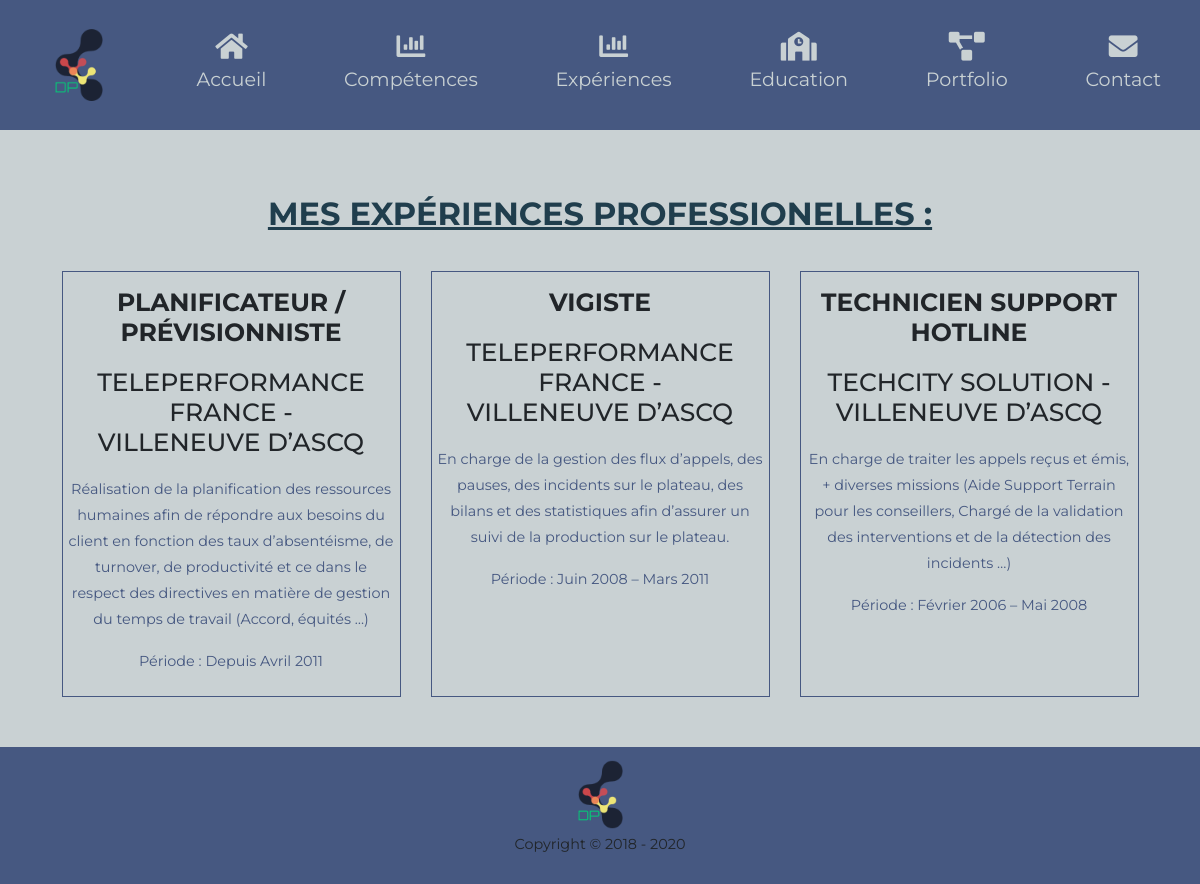
Page /experiences on the committed database.
### tables this page shows
CREATE TABLE `PortfolioExperiences` (
  `id` int(11) NOT NULL,
  `title` varchar(255) NOT NULL,
  `society` varchar(255) NOT NULL,
  `city` varchar(64) NOT NULL,
  `content` text NOT NULL,
  `periode` varchar(64) NOT NULL
);

### library/MicroKernel.class.php (called while the page is built, shortened)
<?php
class MicroKernel
{
    private $applicationPath;
    private $configuration;
    private $controllerPath;
    public function __construct()
    {
        $this->applicationPath = realpath(ROOT_PATH.'/application');
        $this->configuration   = new Configuration();
        $this->controllerPath  = null;
    }
    public function bootstrap()
    {
        $this->configuration->load('database');
        $this->configuration->load('library');
        return $this;
    }
    public function loadClass($class)
    {
        $class = str_replace('\\', DIRECTORY_SEPARATOR, $class);
        if(substr($class, -10) == 'Controller')
        {
            $filename = "$this->controllerPath/$class.class.php";
        }
        else if(substr($class, -4) == 'Form')
        {
            $filename = "$this->applicationPath/forms/$class.class.php";
        }
        elseif(substr($class, -5) == 'Model')
        {
            $filename = "$this->applicationPath/models/$class.class.php";
        }
        else
        {
            $filename = "$this->applicationPath/classes/$class.class.php";
        }
    }
    public function run(FrontController $frontController)
    {
        try
        {
            $requestPath = $frontController->buildContext($this->configuration);
            $this->controllerPath = "$this->applicationPath/controllers$requestPath";
            $frontController->run();
            $frontController->renderView();
        }
        catch(Exception $exception)
        {
            ob_clean();
            $frontController->renderErrorView
            (
                implode('<br>',
                [
                    $exception->getMessage(),
                    "<strong>Fichier</strong> : ".$exception->getFile(),
                    "<strong>Ligne</strong> : ".$exception->getLine()
                ])
            );
        }
    }
}

### index.php (called while the page is built, shortened)
<?php
require_once 'library/Configuration.class.php';
require_once 'library/Database.class.php';
require_once 'library/MicroKernel.class.php';
$microKernel = new MicroKernel();
$microKernel->bootstrap()->run(new FrontController());

### application/controllers/experiences/ExperiencesController.class.php (called while the page is built, shortened)
<?php
class ExperiencesController
{
    public function httpGetMethod(Http $http, array $queryFields)
    {
        $experiencesModel = new ExperiencesModel();
        $experiences = $experiencesModel->getExperiencesAll();
        return [
            'experiences' => $experiences
        ];
    }
}

### library/Database.class.php (called while the page is built, shortened)
<?php
class Database
{
	private $pdo;
	public function __construct()
	{
		$configuration = new Configuration();
		$this->pdo = new PDO
		(
			$configuration->get('database', 'dsn'),
			$configuration->get('database', 'user'),
			$configuration->get('database', 'password')
		);
		$this->pdo->exec('SET NAMES UTF8');
	}
    public function query($sql, array $criteria = array())
    {
        $query = $this->pdo->prepare($sql);
        $query->execute($criteria);
        return $query->fetchAll(PDO::FETCH_ASSOC);
    }
}

### library/Configuration.class.php (called while the page is built, shortened)
<?php
class Configuration
{
	private static $registry;
	public function __construct()
	{
		if(Configuration::$registry === null)
		{
			Configuration::$registry = array();
		}
	}
	public function get($filename, $key, $defaultValue = null)
	{
		if(array_key_exists($filename, Configuration::$registry) === true)
		{
			if(array_key_exists($key, Configuration::$registry[$filename]) === true)
			{
				return Configuration::$registry[$filename][$key];
			}
		}
		return $defaultValue;
	}
	public function load($filename)
	{
		Configuration::$registry[$filename] = $config;
	}
}

### application/models/ExperiencesModel.class.php (called while the page is built, shortened)
<?php
class ExperiencesModel
{
    function getExperiencesAll(){
        $db = new Database();
        return $db->query("SELECT id, title, society, city,content, periode FROM PortfolioExperiences");
    }
}

### application/www/experiences/ExperiencesView.phtml (the view)
<section class="experiences" >
    <h2>Mes Expériences Professionelles :</h2>
    <div class="experiences-info">
        <?php foreach ($experiences as $experience): ?>
            <div class="experiences-block">
                <div class="experiences-top">
                    <h3><?= htmlentities($experience['title'])?></h3>
                </div>
                <div class="experiences-bottom">
                    <h4><?= htmlentities($experience['society'])?> - <?= htmlentities($experience['city'])?></h4>
                    <p><?= htmlentities($experience['content']) ?></p>
                    <p>Période : <?= htmlentities($experience['periode']) ?></p>
                </div>
            </div>
        <?php endforeach; ?>
    </div>
</section>

### application/www/css/styles.css (style rules this page uses)
* { -webkit-box-sizing: border-box; box-sizing: border-box; outline: none; -webkit-transition: all .2s ease 0s; -o-transition: all .2s ease 0s; transition: all .2s ease 0s; }
body { font-family: 'Montserrat', sans-serif; margin: 0; line-height: 1.8; background-color: #c9d1d3; min-height: 100vh; display:-webkit-box; display:-ms-flexbox; display:flex; -webkit-box-orient:vertical; -webkit-box-direction:normal; -ms-flex-direction:column; flex-direction:column; }
h2 { color: #203e4d; font-size: 2.0em; font-weight: bold; text-align: center; margin-top: 15px; padding: 15px 0; text-decoration: underline; text-transform: uppercase; }
.projects-banner-info h2,h3, h4 { margin-top: 10px; font-size: 25px; text-transform: uppercase; }
.experiences { margin: 20px; padding: 15px; text-align: center; }
.experiences-info { display: -webkit-box; display: -ms-flexbox; display: flex; -ms-flex-wrap: wrap; flex-wrap: wrap; -webkit-box-pack: center; -ms-flex-pack: center; justify-content: center; }
.experiences-block { width: 30%; text-align: center; margin: 15px; padding: 5px; border: 1px solid #465881; }
.experiences-block .experiences-top h3 { margin-top: 10px; text-transform: uppercase; font-weight: bold; }
.experiences-block .experiences-bottom h4 { margin: 20px; }
.experiences-block .experiences-bottom p { font-size: 0.9em; color: #465881; }

### rows in the picture
portfolioexperiences: title "PLANIFICATEUR / PRÉVISIONNISTE", society "TELEPERFORMANCE FRANCE", city "VILLENEUVE D’ASCQ", content "Réalisation de la planification des ressources humaines afin de répondre aux besoins du client en fonction des taux d’absentéisme, de turnover, de productivité et ce dans le respect des directives en matière de gestion du temps de travail (Accord, équités …)", periode "Depuis Avril 2011"
portfolioexperiences: title "VIGISTE", society "TELEPERFORMANCE FRANCE", city "VILLENEUVE D’ASCQ", content "En charge de la gestion des flux d’appels, des pauses, des incidents sur le plateau, des bilans et des statistiques afin d’assurer un suivi de la production sur le plateau.", periode "Juin 2008 – Mars 2011"
portfolioexperiences: title "TECHNICIEN SUPPORT HOTLINE", society "TECHCITY SOLUTION", city "VILLENEUVE D’ASCQ", content "En charge de traiter les appels reçus et émis, + diverses missions (Aide Support Terrain pour les conseillers, Chargé de la validation des interventions et de la détection des incidents …)", periode "Février 2006 – Mai 2008"
